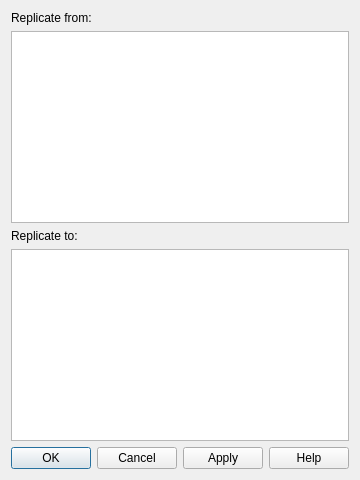
<?xml version="1.0" encoding="UTF-8"?>
<ui version="4.0">
 <class>Form</class>
 <widget class="QWidget" name="Form">
  <property name="geometry">
   <rect>
    <x>0</x>
    <y>0</y>
    <width>478</width>
    <height>0</height>
   </rect>
  </property>
  <property name="windowTitle">
   <string>Form</string>
  </property>
  <layout class="QGridLayout" name="gridLayout">
   <item row="0" column="0">
    <widget class="QLabel" name="replicateFromLabel">
     <property name="text">
      <string>Replicate from:</string>
     </property>
    </widget>
   </item>
   <item row="1" column="0">
    <widget class="QTableView" name="replicateFromView">
     <property name="showGrid">
      <bool>true</bool>
     </property>
     <attribute name="verticalHeaderCascadingSectionResizes">
      <bool>true</bool>
     </attribute>
    </widget>
   </item>
   <item row="2" column="0">
    <widget class="QLabel" name="replicateToLabel">
     <property name="text">
      <string>Replicate to:</string>
     </property>
    </widget>
   </item>
   <item row="3" column="0">
    <widget class="QTableView" name="replicateToView">
     <property name="showGrid">
      <bool>true</bool>
     </property>
     <attribute name="verticalHeaderCascadingSectionResizes">
      <bool>true</bool>
     </attribute>
    </widget>
   </item>
   <item row="4" column="0">
    <widget class="QDialogButtonBox" name="dialogButtonBox">
     <property name="standardButtons">
      <set>QDialogButtonBox::Apply|QDialogButtonBox::Cancel|QDialogButtonBox::Help|QDialogButtonBox::Ok</set>
     </property>
    </widget>
   </item>
  </layout>
 </widget>
 <resources/>
 <connections/>
</ui>
